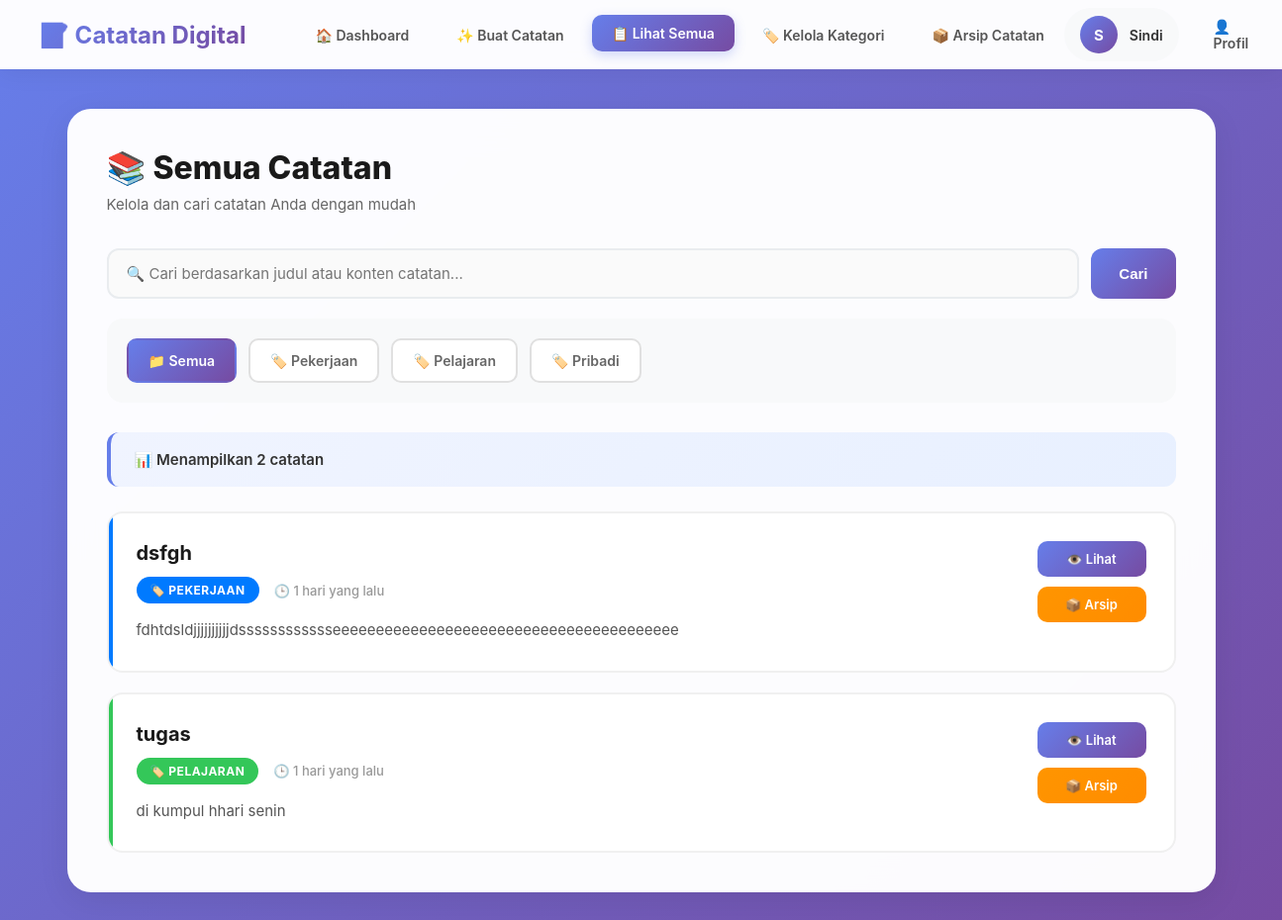
/view_notes.php (signed in), run on the app's committed database.
### tables this page shows
CREATE TABLE `notes` (
  `id_catatan` int(11) NOT NULL,
  `id_user` int(11) NOT NULL,
  `id_kategori` int(11) DEFAULT NULL,
  `judul` varchar(255) NOT NULL,
  `konten` longtext NOT NULL,
  `tanggal_buat` timestamp NOT NULL DEFAULT current_timestamp(),
  `tanggal_ubah` timestamp NOT NULL DEFAULT current_timestamp() ON UPDATE current_timestamp(),
  `status` enum('aktif','arsip') DEFAULT 'aktif',
  `is_penting` tinyint(1) DEFAULT 0
);

CREATE TABLE `categories` (
  `id_kategori` int(11) NOT NULL,
  `id_user` int(11) NOT NULL,
  `nama_kategori` varchar(50) NOT NULL,
  `warna` varchar(7) DEFAULT '#007AFF',
  `deskripsi` text DEFAULT NULL,
  `tanggal_buat` timestamp NOT NULL DEFAULT current_timestamp()
);

### view_notes.php (the view, shortened to what this page needs)
<?php
$host = 'localhost';
$dbname = 'db_catatan_digital';
$username = 'root';
$password = '';
try {
    $pdo = new PDO("mysql:host=$host;dbname=$dbname;charset=utf8mb4", $username, $password);
    $pdo->setAttribute(PDO::ATTR_ERRMODE, PDO::ERRMODE_EXCEPTION);
} catch(PDOException $e) {
    die("Koneksi database gagal: " . $e->getMessage());
}
$user_id = null;
try {
    $stmt = $pdo->prepare("SELECT id_user FROM users WHERE email = :email");
    $stmt->execute([':email' => $_SESSION['user_email']]);
    $user = $stmt->fetch(PDO::FETCH_ASSOC);
    if ($user) {
        $user_id = $user['id_user'];
    } else {
        die("User tidak ditemukan di database!");
    }
} catch(PDOException $e) {
    die("Error mengambil data user: " . $e->getMessage());
}
$filter = $_GET['filter'] ?? 'Semua';
$search = trim($_GET['search'] ?? '');
$sql = "SELECT n.*, c.nama_kategori, c.warna as kategori_warna
        FROM notes n
        LEFT JOIN categories c ON n.id_kategori = c.id_kategori
        WHERE n.id_user = :user_id AND n.status = 'aktif'";
$params = [':user_id' => $user_id];
$sql .= " ORDER BY n.tanggal_buat DESC";
try {
    $stmt = $pdo->prepare($sql);
    $stmt->execute($params);
    $notes = $stmt->fetchAll(PDO::FETCH_ASSOC);
} catch(PDOException $e) {
    die("Error mengambil catatan: " . $e->getMessage());
}
try {
    $stmt = $pdo->prepare("SELECT DISTINCT nama_kategori FROM categories WHERE id_user = :user_id ORDER BY nama_kategori");
    $stmt->execute([':user_id' => $user_id]);
    $user_categories = $stmt->fetchAll(PDO::FETCH_COLUMN);
} catch(PDOException $e) {
    $user_categories = [];
}
$user_name = htmlspecialchars(ucfirst($_SESSION['user_name'] ?? 'User'));
$total_notes = count($notes);
function time_ago($datetime) {
    $time = strtotime($datetime);
    $diff = time() - $time;
    if ($diff < 604800) return floor($diff / 86400) . ' hari yang lalu';
    return date('d M Y', $time);
}
?>
<!DOCTYPE html>
<html lang="id">
<head>
</head>
<body>
    <nav class="navbar">
        <div class="navbar-left">
            <h1>📝 Catatan Digital</h1>
            <div class="navbar-menu">
                <a href="dashboard.php" class="menu-btn">🏠 Dashboard</a>
                <a href="create_note.php" class="menu-btn">✨ Buat Catatan</a>
                <a href="view_notes.php" class="menu-btn active">📋 Lihat Semua</a>
                <a href="manage_category.php" class="menu-btn">🏷️ Kelola Kategori</a>
                <a href="archive.php" class="menu-btn">📦 Arsip Catatan</a>
            </div>
        </div>
        <div class="user-menu">
            <div class="user-info">
                <div class="user-avatar"><?php echo strtoupper($user_name[0]); ?></div>
                <div class="user-name"><?php echo $user_name; ?></div>
            </div>
            <a href="profile.php" class="navbar-btn">👤 Profil</a>
        </div>
    </nav>
    <div class="main-container">
        <div class="content-container">
            <div class="page-header">
                <h2>📚 Semua Catatan</h2>
                <p>Kelola dan cari catatan Anda dengan mudah</p>
            </div>
            <div class="search-section">
                <form method="GET" class="search-form">
                    <input
                        type="text"
                        name="search"
                        placeholder="🔍 Cari berdasarkan judul atau konten catatan..."
                        value="<?php echo htmlspecialchars($search); ?>"
                    >
                    <button type="submit" class="search-btn">Cari</button>
                </form>
                <div class="filter-container">
                    <a href="?search=<?php echo urlencode($search); ?>&filter=Semua"
                       class="filter-btn <?php echo ($filter == 'Semua') ? 'active' : ''; ?>">
                        📁 Semua
                    </a>
                    <?php foreach ($user_categories as $category): ?>
                    <a href="?search=<?php echo urlencode($search); ?>&filter=<?php echo urlencode($category); ?>"
                       class="filter-btn <?php echo ($filter == $category) ? 'active' : ''; ?>">
                        🏷️ <?php echo htmlspecialchars($category); ?>
                    </a>
                    <?php endforeach; ?>
                </div>
            </div>
            <?php if ($total_notes > 0): ?>
                <div class="results-info">
                    <span class="results-count">
                        📊 Menampilkan <?php echo $total_notes; ?> catatan
                    </span>
                </div>
            <?php endif; ?>
            <?php if ($total_notes > 0): ?>
                <div class="notes-list">
                    <?php foreach ($notes as $note):
                        $category_color = $note['kategori_warna'] ?? '#667eea';
                    ?>
                        <div class="note-item" style="--category-color: <?php echo htmlspecialchars($category_color); ?>">
                            <div class="note-info">
                                <h3><?php echo htmlspecialchars($note['judul']); ?></h3>
                                <div class="note-meta">
                                    <span class="note-category" style="background: <?php echo htmlspecialchars($category_color); ?>">
                                        🏷️ <?php echo htmlspecialchars($note['nama_kategori'] ?? 'Tanpa Kategori'); ?>
                                    </span>
                                    <span class="note-date">
                                        🕒 <?php echo time_ago($note['tanggal_buat']); ?>
                                    </span>
                                </div>
                                <p class="note-content">
                                    <?php
                                    $content = $note['isi_catatan'] ?? $note['konten'] ?? '';
                                    $content = htmlspecialchars($content);
                                    echo strlen($content) > 150 ? substr($content, 0, 150) . '...' : $content;
                                    ?>
                                </p>
                            </div>
                            <div class="note-actions">
                                <a href="view_note_detail.php?id=<?php echo $note['id_catatan']; ?>" class="btn-small btn-view">
                                    👁️ Lihat
                                </a>
                                <a href="?archive=<?php echo $note['id_catatan']; ?>"
                                   class="btn-small btn-archive"
                                   onclick="return confirm('Arsipkan catatan ini?\n\nCatatan yang diarsipkan dapat dipulihkan kembali dari menu Arsip.')">
                                    📦 Arsip
                                </a>
                            </div>
                        </div>
                    <?php endforeach; ?>
                </div>
            <?php endif; ?>
        </div>
    </div>
</body>
</html>

### data on the page
notes: judul "dsfgh", id_kategori.nama_kategori "PEKERJAAN", tanggal_buat "1 hari yang lalu", konten "fdhtdsldjjjjjjjjjjdsssssssssssseeeeeeeeeeeeeeeeeeeeeeeeeeeeeeeeeeeeeeee"
notes: judul "tugas", id_kategori.nama_kategori "PELAJARAN", tanggal_buat "1 hari yang lalu", konten "di kumpul hhari senin"

### other printed values
$user_name[0] "S"
$user_name "Sindi"
$category "Pekerjaan"
$category "Pelajaran"
$category "Pribadi"
$total_notes "2"
